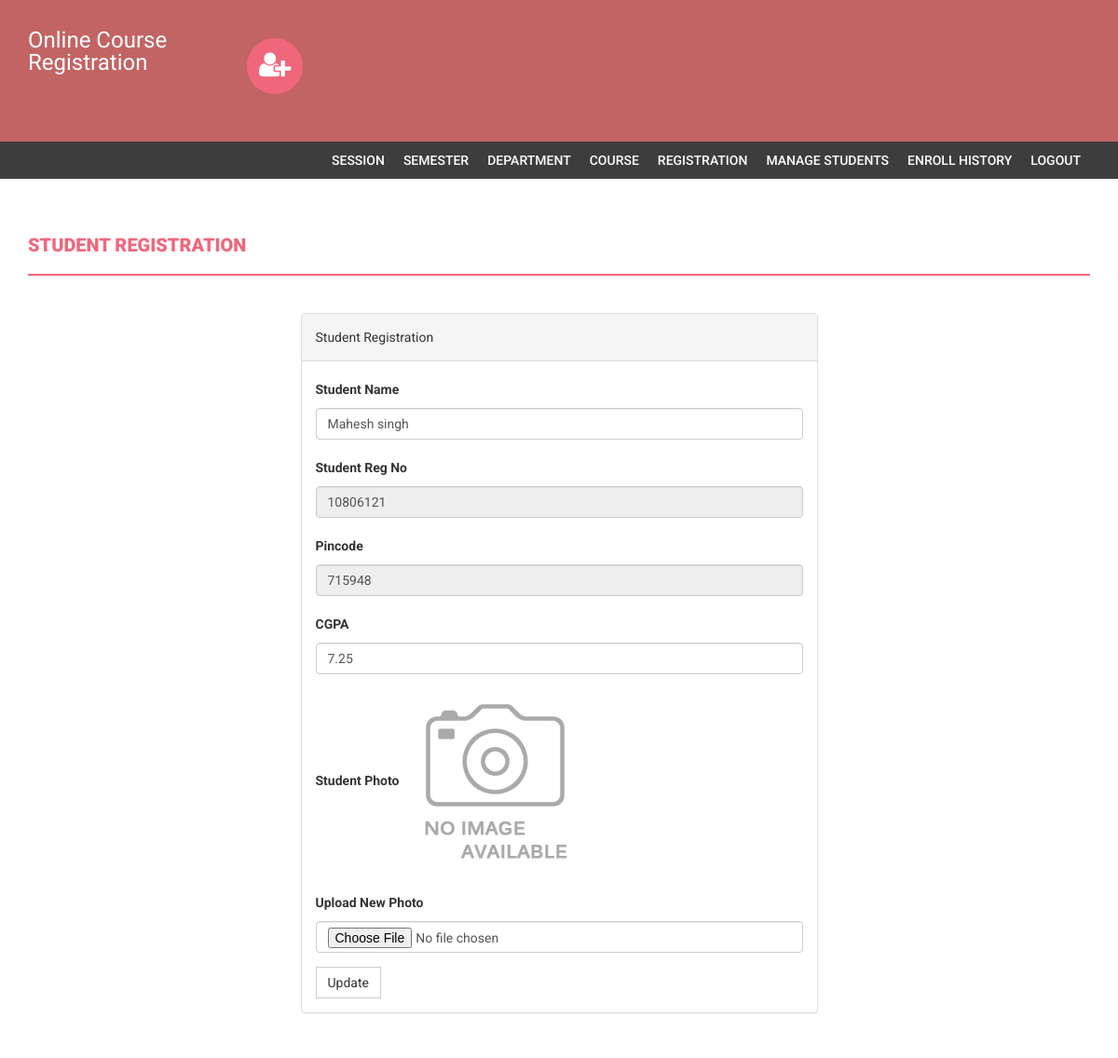
Screenshot of /admin/edit-student-profile.php?id=10806121 (signed in) with the database file from the repository.
### tables this page shows
CREATE TABLE `students` (
  `StudentRegno` varchar(255) NOT NULL,
  `studentPhoto` varchar(255) DEFAULT NULL,
  `password` varchar(255) DEFAULT NULL,
  `studentName` varchar(255) DEFAULT NULL,
  `pincode` varchar(255) DEFAULT NULL,
  `session` varchar(255) DEFAULT NULL,
  `department` varchar(255) DEFAULT NULL,
  `semester` varchar(255) DEFAULT NULL,
  `cgpa` decimal(10,2) DEFAULT NULL,
  `creationdate` timestamp NULL DEFAULT current_timestamp(),
  `updationDate` varchar(255) DEFAULT NULL
);

### admin/edit-student-profile.php (the view, shortened to what this page needs)
<?php
if(strlen($_SESSION['login'])==0)
    {
header('location:index.php');
}
else{
?>
<!DOCTYPE html>
<html xmlns="http://www.w3.org/1999/xhtml">
<head>
    <link href="assets/css/bootstrap.css" rel="stylesheet" />
    <link href="assets/css/font-awesome.css" rel="stylesheet" />
    <link href="assets/css/style.css" rel="stylesheet" />
</head>
<body>
<?php include('includes/header.php');?>
<?php if($_SESSION['login']!="")
{
 include('includes/menubar.php');
}
 ?>
    <div class="content-wrapper">
        <div class="container">
              <div class="row">
                    <div class="col-md-12">
                        <h1 class="page-head-line">Student Registration  </h1>
                    </div>
                </div>
                <div class="row" >
                  <div class="col-md-3"></div>
                    <div class="col-md-6">
                        <div class="panel panel-default">
                        <div class="panel-heading">
                          Student Registration
                        </div>
<?php
$regid=intval($_GET['id']);
$sql=mysqli_query($con,"select * from students where StudentRegno='$regid'");
while($row=mysqli_fetch_array($sql))
{ ?>
                        <div class="panel-body">
                       <form name="dept" method="post" enctype="multipart/form-data">
   <div class="form-group">
    <label for="studentname">Student Name  </label>
    <input type="text" class="form-control" id="studentname" name="studentname" value="<?php echo htmlentities($row['studentName']);?>"  />
  </div>
 <div class="form-group">
    <label for="studentregno">Student Reg No   </label>
    <input type="text" class="form-control" id="studentregno" name="studentregno" value="<?php echo htmlentities($row['StudentRegno']);?>"  placeholder="Student Reg no" readonly />
  </div>
<div class="form-group">
    <label for="Pincode">Pincode  </label>
    <input type="text" class="form-control" id="Pincode" name="Pincode" readonly value="<?php echo htmlentities($row['pincode']);?>" required />
  </div>
<div class="form-group">
    <label for="CGPA">CGPA  </label>
    <input type="text" class="form-control" id="cgpa" name="cgpa"  value="<?php echo htmlentities($row['cgpa']);?>" required />
  </div>
<div class="form-group">
    <label for="studentphoto">Student Photo  </label>
   <?php if($row['studentPhoto']==""){ ?>
   <img src="../studentphoto/noimage.png" width="200" height="200"><?php } else {?>
   <img src="../studentphoto/<?php echo htmlentities($row['studentPhoto']);?>" width="200" height="200">
   <?php } ?>
  </div>
<div class="form-group">
    <label for="studentphoto">Upload New Photo  </label>
    <input type="file" class="form-control" id="photo" name="photo"  value="<?php echo htmlentities($row['studentPhoto']);?>" />
  </div>
  <?php } ?>
 <button type="submit" name="submit" id="submit" class="btn btn-default">Update</button>
</form>
                            </div>
                            </div>
                    </div>
                </div>
            </div>
        </div>
</body>
</html>
<?php } ?>

### admin/assets/css/style.css (style rules this page uses)
body { font-family: 'Roboto', sans-serif; line-height: 30px; }
.content-wrapper { margin-top: 40px; min-height: 600px; padding-bottom: 60px; }
.page-head-line { font-weight: 900; padding-bottom: 20px; border-bottom: 2px solid #F0677C; text-transform: uppercase; color: #F0677C; font-size: 20px; margin-bottom: 40px; }
.btn { border-radius: 0px; -webkit-border-radius: 0px; -moz-border-radius: 0px; }

### rows the page displays
students: studentname "Mahesh singh", studentregno "10806121", Pincode "715948", cgpa "7.25"
